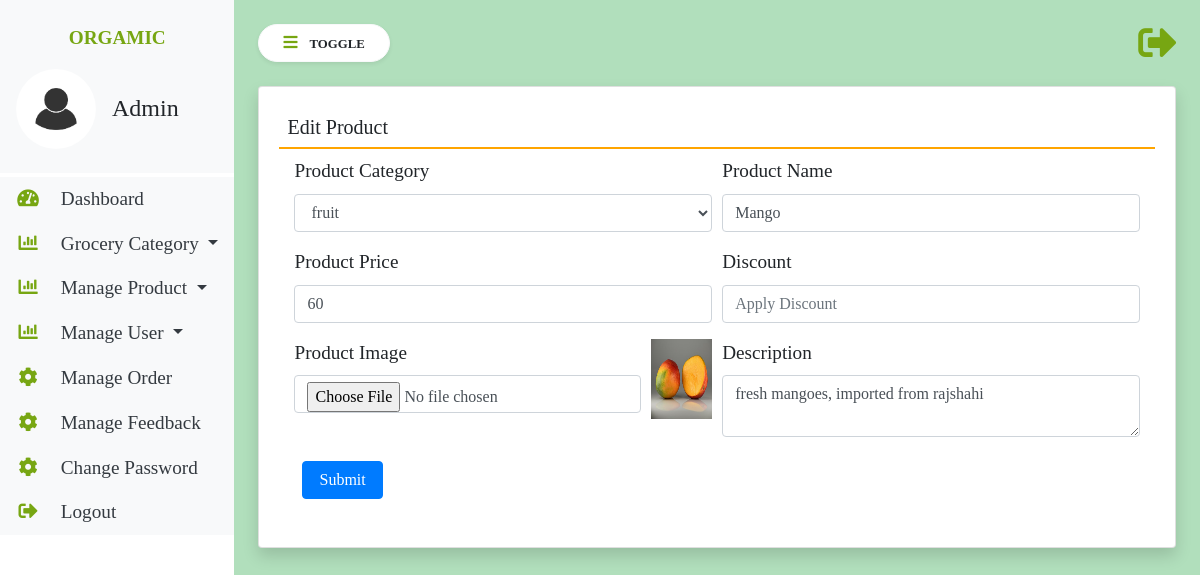
The app's page /edit-product/2/ with its own data.
### groceryapp/models.py (models this page shows, shortened)
class Product(models.Model):
    category = models.ForeignKey(Category, on_delete=models.CASCADE, null=True, blank=True)
    name = models.CharField(max_length=100, null=True, blank=True)
    image = models.FileField(null=True, blank=True)
    description = models.TextField(null=True, blank=True)
    price = models.CharField(max_length=100, null=True, blank=True)
    discount = models.CharField(max_length=100, null=True, blank=True)
    updated = models.DateTimeField(auto_now=True)
    created = models.DateTimeField(auto_now_add=True)

class Category(models.Model):
    name = models.CharField(max_length=100, null=True, blank=True)
    created = models.DateTimeField(default=now)

### groceryapp/views.py (the view, shortened to what this page needs)
# urls.py: path('edit-product/<int:pid>/', editProduct, name="edit-product"),
def editProduct(request, pid):
    product = Product.objects.get(id=pid)
    category = Category.objects.all()
    return render(request, 'edit-product.html', locals())

### groceryapp/templates/edit-product.html (shortened to what this page needs)
{% extends 'admin-base.html' %}
{% block main %}
<div class="card shadow">
    <div class="card-body">
        <h5 class="p-2" style="border-bottom: 2px solid orange;">Edit Product</h5>
        <div class="container-fluid">
            <form action="" method="post" enctype="multipart/form-data">
                <div class="form-row">
                    <div class="col-sm-6">
                        <div class="form-group">
                            <label>Product Category</label>
                            <select name="category" class="form-control" required>
                                {% for i in category %}
                                <option value="{{i.id}}" {% if i.id == product.category.id %}selected{% endif %}>{{i.name}}</option>
                                {% endfor %}
                            </select>
                        </div>
                    </div>
                    <div class="col-sm-6">
                        <div class="form-group">
                            <label>Product Name</label>
                            <input type="text" name="name" class="form-control" value="{{product.name}}" placeholder="Category Name">
                        </div>
                    </div>
                    <div class="col-sm-6">
                        <div class="form-group">
                            <label>Product Price</label>
                            <input type="text" name="price" class="form-control" value="{{product.price}}" placeholder="Product Price">
                        </div>
                    </div>
                    <div class="col-sm-6">
                        <div class="form-group">
                            <label>Discount</label>
                            <input type="text" name="discount" class="form-control" value="{{product.discount}}" placeholder="Apply Discount">
                        </div>
                    </div>
                    <div class="col-sm-5">
                        <div class="form-group">
                            <label>Product Image</label>
                            <input type="file" name="image" class="form-control">
                        </div>
                    </div>
                    <div class="col-sm-1">
                        <img src="{{product.image.url}}" style="width:100%;height:80px">
                    </div>
                    <div class="col-sm-6">
                        <div class="form-group">
                            <label>Description</label>
                            <textarea name="desc" class="form-control" placeholder="write description here">{{product.description}}</textarea>
                        </div>
                    </div>
                </div>
                <input type="submit" value="Submit" class="m-2 px-3 btn btn-primary">
            </form>
        </div>
    </div>
</div>
{% endblock %}

### records on screen
Product: category "fruit", name "Mango", price "60", image (picture), desc "fresh mangoes, imported from rajshahi"
